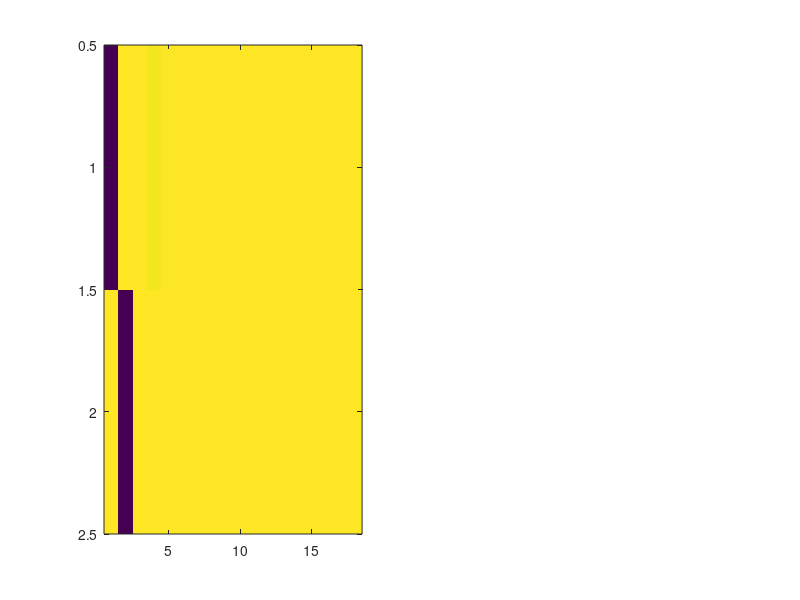

MATLAB code to generate this figure: (Note: this script raises an error after producing the figure.)

listROIs = {'V1-L', 'V1-R', 'V2V-L', 'V2V-R', 'V2D-L', 'V2D-R', ...
    'V3V-L','V3V-R', 'V3D-L', 'V3D-R', 'V4-L', 'V4-R', 'V3A-L', 'V3A-R',...
    'LOC-L', 'LOC-R', 'MT-L', 'MT-R'};

tt = [0.950171703	0.918681319	0.900600962	0.936658654	0.922682005	0.92760989	0.912980769	0.906713599	0.918681319	0.903313874	0.924896978	0.932949863	0.932778159	0.92917239	0.927472527	0.926476648	0.936383929	0.89220467	0.910027473	0.923317308	0.913444368	0.910594093	0.93435783	0.905597527	0.913650412	0.938804945	0.920861951	0.919900412	0.934718407	0.926442308	0.927421016	0.936366758	0.916947115	0.89009272	0.885697115	0.915418956	0.904309753	0.893337912	0.921806319	0.896308379	0.897647665	0.896050824	0.891260302	0.89581044	0.903262363	0.90103022	0.891895604	0.902575549	0.873197115	0.834220467];
tt2 = [ 0.980683379	0.972149725	0.965453297	0.971634615	0.978674451	0.972836538	0.974536401	0.968406593	0.973866758	0.973746566	0.972682005	0.975085852	0.976098901	0.974021291	0.980803571	0.980065247	0.977438187	0.968183379	0.968526786	0.975858516	0.976339286	0.971153846	0.970432692	0.966346154	0.974072802	0.972561813	0.975566621	0.978279533	0.971067995	0.976734203	0.978897665	0.9765625	0.975910027	0.970501374	0.962654533	0.970879121	0.971926511	0.966792582	0.967479396	0.975240385	0.974296016	0.964680632	0.976184753	0.969402473	0.970690247	0.97290522	0.971531593	0.973557692	0.96354739	0.96509272];
aucGpTmp = [0 tt];
aucGpTmp = [aucGpTmp(1:19) 0 aucGpTmp(20:end)];
aucGp = [aucGpTmp(1:18); aucGpTmp(19:36)];

aucMinTmp = [0 tt2];
aucMinTmp = [aucMinTmp(1:19) 0 aucMinTmp(20:end)];
aucMinNorm = [aucMinTmp(1:18); aucMinTmp(19:36)];

figure; subplot(1,2,1)
imagesc(aucGp)
imagesc(aucMinNorm)

enerGp = [0.493832865	0.41581972	0.364321437	0.448563757	0.39776461	0.447831941	0.377195315	0.379952564	0.392441602	0.375431976	0.437443243	0.429254311	0.461909744	0.446469055	0.44899911	0.433298788	0.473232195	0.362921706	0.382850066	0.398931566	0.41862799	0.404636294	0.415115991	0.353110366	0.368644338	0.439912649	0.383884774	0.411109603	0.442343004	0.422669868	0.445145918	0.45683081	0.415267094	0.319680619	0.347112613	0.38956316	0.34225331	0.318738751	0.416137248	0.369482168	0.389268348	0.346971943	0.39297844	0.388342611	0.390786309	0.388664872	0.367441285	0.38092673	0.307605676	0.307561884];
enerMin = [0.611938338	0.413915478	0.430373406	0.508181031	0.494335539	0.444626101	0.447786972	0.475401034	0.474915475	0.46275949	0.52544783	0.597841076	0.575250982	0.625542496	0.585476159	0.597606447	0.62491452	0.444274021	0.412792407	0.48887019	0.486067593	0.47773964	0.429201181	0.441784525	0.517608727	0.545595264	0.468892501	0.566800178	0.588340602	0.578171693	0.623901474	0.605703474	0.617857077	0.31129926	0.452734499	0.465286535	0.417445425	0.332201634	0.502643947	0.448519484	0.456317562	0.392689227	0.537890623	0.497048227	0.513002517	0.481803784	0.517457076	0.518263945	0.42053736	0.465149478];

mseGp = [6.385981954	6.150611954	5.7490246	6.551052653	6.569226832	6.18918965	6.251050488	6.900436175	6.93305602	7.245263176	6.865470355	6.831056872	6.356140364	6.641382734	6.259017811	6.951558901	6.212025941	6.509972299	6.215307739	6.921225574	6.713540575	6.489223031	5.9453856	6.861596616	6.968393721	6.402496868	7.102072648	6.444347503	6.609295279	6.440120021	6.35073051	6.540125029	6.664871891	7.380017573	6.457750584	6.228941293	7.250460816	7.621454655	6.226410624	6.517963947	6.192161449	6.274123139	6.03918805	5.981159579	5.913263232	5.814045487	6.398753298	5.842181924	6.725250983	6.148885563];
mseMin = [6.138656423	6.20054896	5.877589775	5.874478395	5.737747723	6.24002495	6.071427305	6.05107571	6.077895324	6.400290322	6.220221179	5.274902405	5.426519183	5.249766594	5.116136164	5.009835246	5.009525743	5.915135288	6.102504479	5.889118277	5.843903446	6.121771338	6.241351802	6.405766222	5.943292869	6.094667419	6.397531206	5.148475486	5.555068458	5.098431585	5.239285177	5.092958507	5.162161584	9.118724557	5.033896614	5.245426326	7.422982863	8.614842727	5.345662508	5.696393546	5.863956273	6.04788366	4.808040317	5.052623895	4.849551538	4.86168351	4.656798359	4.689750273	5.231926875	4.994745843];





aucGp = reshape(aucGpTmp(1:maxCol*length(listROIs)),maxCol,length(listROIs));

maxCol = floor(length(tt)/(length(listROIs)-1));
aucGpTmp = reshape(tt(1:maxCol*(length(listROIs)-1)),maxCol,length(listROIs)-1);
aucGp = zeros(length(listROIs));

aucGpTmp = [0 tt];


for aa=1:18:maxCol*18 %length(tt)
    tmpAucGp(aa:aa+18) = [0 tt(aa:aa+17)];
end


for ll=1:length(listROIs)
    aucGp() = aucGpTmp
end
